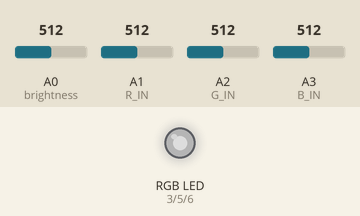
Recording of a sketch running on a simulated Arduino Uno, built with avr-gcc and run on an emulated ATmega328P. Shown: an RGB LED mixed from three pins (HIGH = lit). The test bench sets the inputs (shaded band); at power-on: A0 (brightness) = 512, A1 (R_IN) = 512, A2 (G_IN) = 512, A3 (B_IN) = 512. Dim RGB values are drawn brighter than linear.

Above: at 1.2 s.
1.3 s: A0 (brightness) set to 716
At 1.8 s:
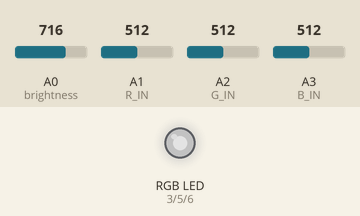
2.8 s: A1 (R_IN) set to 306
At 4.0 s:
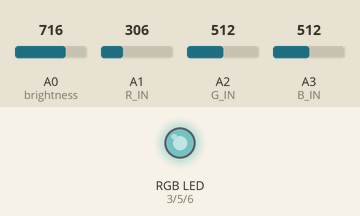
4.3 s: A2 (G_IN) set to 306
At 5.3 s:
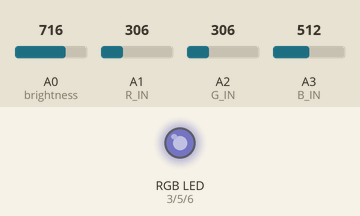
5.8 s: A3 (B_IN) set to 992
At 6.5 s:
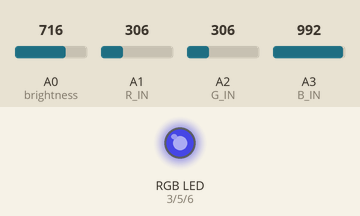
7.3 s: A0 (brightness) set to 992
At 7.6 s:
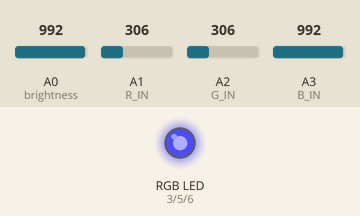
8.8 s: A1 (R_IN) set to 30
At 9.9 s:
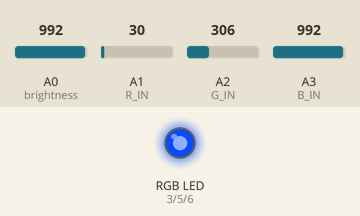
Timing chart, 0 to 11.3 s (numbered marks = the images above; inputs shaded):
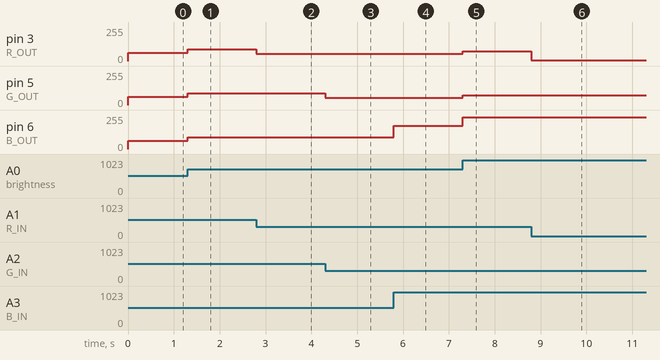

The sketch:

LED_Light_Strip_Controller.ino
```cpp
#include <inttypes.h>

//Define Input Pins
#define brightness A0
#define R_IN A1
#define G_IN A2
#define B_IN A3

//Define Output Pins
#define R_OUT 3
#define G_OUT 5
#define B_OUT 6
#define MAX_VAL 1046529 // Max value of two analogReads multiplied (1023*1023)ph

#define DEBUG_ENABLE 0 // 0 for disabled, 1 for enabled


int32_t RED_VAL = 0;
int32_t BLUE_VAL = 0;
int32_t GREEN_VAL = 0;
int16_t BRIGHT_VAL = 0;


int32_t RED_IN;
int32_t GREEN_IN;
int32_t BLUE_IN;

uint8_t RED_OUT;
uint8_t GREEN_OUT;
uint8_t BLUE_OUT;

void setup() {
  //Set Input Pinmodes
  pinMode(brightness, INPUT);
  pinMode(R_IN, INPUT);
  pinMode(G_IN, INPUT);
  pinMode(B_IN, INPUT);

  //Set Output Pinmodes
  pinMode(R_OUT, OUTPUT);
  pinMode(G_OUT, OUTPUT);
  pinMode(B_OUT, OUTPUT);
  // Set up timer0
  TCCR0A = _BV(COM0A1) | _BV(COM0B1) | _BV(WGM01) | _BV(WGM00);
  TCCR0B = _BV(CS00);
  OCR0A = 0;
  OCR0B = 0;

  // Set up timer2
  TCCR2A = _BV(COM2B1) | _BV(WGM21) | _BV(WGM20);
  TCCR2B = _BV(CS20);
  OCR2B = 0;

  if (DEBUG_ENABLE) {
    Serial.begin(9600);
  }

}

void loop() {

  RED_IN = analogRead(R_IN);
  GREEN_IN = analogRead(G_IN);
  BLUE_IN = analogRead(B_IN);

  BRIGHT_VAL = analogRead(brightness);
  RED_VAL = RED_IN * BRIGHT_VAL;
  GREEN_VAL = GREEN_IN * BRIGHT_VAL;
  BLUE_VAL = BLUE_IN * BRIGHT_VAL;

  RED_OUT = map(RED_VAL, 0, MAX_VAL, 0, 255);
  GREEN_OUT = map(GREEN_VAL, 0, MAX_VAL, 0, 255);
  BLUE_OUT = map(BLUE_VAL, 0, MAX_VAL, 0, 255);

  if (DEBUG_ENABLE) {
    debug_interface();
  }

  analogWrite(R_OUT, RED_OUT);
  // OCR2B = RED_OUT;
  analogWrite(G_OUT, GREEN_OUT);
  // OCR0B = GREEN_OUT; // Set green value
  analogWrite(B_OUT, BLUE_OUT);
  // OCR0A = BLUE_OUT; // Set blue value
  delay(50);
}

void debug_interface() {
  Serial.print("Brightness: ");
  Serial.println(BRIGHT_VAL);
  Serial.println();

  Serial.print("Red Analog Read: ");
  Serial.println(RED_IN);
  Serial.print("Red Brightness: ");
  Serial.println(RED_VAL);
  Serial.print("Red Output (Mapped)");
  Serial.println(RED_OUT);
  Serial.println();

  Serial.print("Green Analog Read: ");
  Serial.println(GREEN_IN);
  Serial.print("Green Brightness: ");
  Serial.println(GREEN_VAL);
  Serial.print("Green Output (Mapped)");
  Serial.println(GREEN_OUT);
  Serial.println();

  Serial.print("Blue Analog Read: ");
  Serial.println(BLUE_IN);
  Serial.print("Blue Brightness: ");
  Serial.println(BLUE_VAL);
  Serial.print("Blue Output (Mapped)");
  Serial.println(BLUE_OUT);

  Serial.println();
  Serial.println();
}
```

Measured:
- after the input at 1.3 s, pin 3 (R_OUT), pin 5 (G_OUT), pin 6 (B_OUT): 63/255 → 89/255 at once
- after the input at 2.8 s, pin 3 (R_OUT): 89/255 → 53/255 at once
- after the input at 4.3 s, pin 5 (G_OUT): 89/255 → 53/255 at once
- after the input at 5.8 s, pin 6 (B_OUT): 89/255 → 173/255 at once
- after the input at 7.3 s, pin 3 (R_OUT), pin 5 (G_OUT): 53/255 → 73/255 at once; pin 6 (B_OUT): 173/255 → 239/255 at once
- after the input at 8.8 s, pin 3 (R_OUT): 73/255 → 7/255 at once
